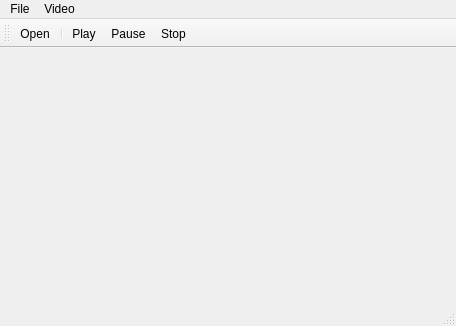
<?xml version="1.0" encoding="UTF-8"?>
<ui version="4.0">
 <class>MainWindow</class>
 <widget class="QMainWindow" name="MainWindow">
  <property name="geometry">
   <rect>
    <x>0</x>
    <y>0</y>
    <width>456</width>
    <height>326</height>
   </rect>
  </property>
  <property name="windowTitle">
   <string>MainWindow</string>
  </property>
  <widget class="QWidget" name="centralWidget"/>
  <widget class="QMenuBar" name="menuBar">
   <property name="geometry">
    <rect>
     <x>0</x>
     <y>0</y>
     <width>456</width>
     <height>21</height>
    </rect>
   </property>
   <widget class="QMenu" name="menuFile">
    <property name="title">
     <string>File</string>
    </property>
    <addaction name="actionOpen"/>
   </widget>
   <widget class="QMenu" name="menuVideo">
    <property name="title">
     <string>Video</string>
    </property>
    <addaction name="actionPlay"/>
    <addaction name="actionPause"/>
    <addaction name="actionStop"/>
   </widget>
   <addaction name="menuFile"/>
   <addaction name="menuVideo"/>
  </widget>
  <widget class="QStatusBar" name="statusBar"/>
  <widget class="QToolBar" name="toolBar">
   <property name="windowTitle">
    <string>toolBar</string>
   </property>
   <attribute name="toolBarArea">
    <enum>TopToolBarArea</enum>
   </attribute>
   <attribute name="toolBarBreak">
    <bool>false</bool>
   </attribute>
   <addaction name="actionOpen"/>
   <addaction name="separator"/>
   <addaction name="actionPlay"/>
   <addaction name="actionPause"/>
   <addaction name="actionStop"/>
  </widget>
  <action name="actionOpen">
   <property name="icon">
    <iconset resource="resources.qrc">
     <normaloff>:/images/icons/music.png</normaloff>:/images/icons/music.png</iconset>
   </property>
   <property name="text">
    <string>Open</string>
   </property>
   <property name="toolTip">
    <string>Open A File</string>
   </property>
  </action>
  <action name="actionPlay">
   <property name="icon">
    <iconset resource="resources.qrc">
     <normaloff>:/images/icons/play.png</normaloff>:/images/icons/play.png</iconset>
   </property>
   <property name="text">
    <string>Play</string>
   </property>
  </action>
  <action name="actionPause">
   <property name="icon">
    <iconset resource="resources.qrc">
     <normaloff>:/images/icons/pause.png</normaloff>:/images/icons/pause.png</iconset>
   </property>
   <property name="text">
    <string>Pause</string>
   </property>
  </action>
  <action name="actionStop">
   <property name="icon">
    <iconset resource="resources.qrc">
     <normaloff>:/images/icons/stop.png</normaloff>:/images/icons/stop.png</iconset>
   </property>
   <property name="text">
    <string>Stop</string>
   </property>
  </action>
 </widget>
 <layoutdefault spacing="6" margin="11"/>
 <resources>
  <include location="resources.qrc"/>
 </resources>
 <connections/>
</ui>
